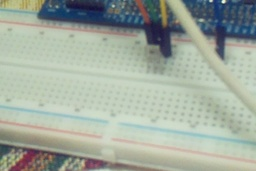
#> input picture Simulacija/Stranski model/RPI_camera_app/test.jpg, 256 x 171 px, shrunk from 600 x 400 before the run
$ python test.py
#> lines starting #> are read from the running program, lines starting #| are printed output that depends on the picture
### Simulacija/Stranski model/RPI_camera_app/compression.py
from scipy.fftpack import dct
import cv2
import numpy as np


def diagonalno_branje(matrika):
    vrstice, stolpci = matrika.shape
    rezultat = []
    for diag_indeks in range(vrstice + stolpci - 1):
        diagonala = []
        i_zacetek = max(0, diag_indeks - stolpci + 1)
        i_konec = min(vrstice, diag_indeks + 1)
        for i in range(i_zacetek, i_konec):
            j = diag_indeks - i
            diagonala.append(matrika[i][j])
        if diag_indeks % 2 == 0:
            diagonala.reverse()
        rezultat.extend(diagonala)
    return np.array(rezultat)


class BitWriter:
    """
    Incremental bit packer:
    - avoids building giant strings
    - writes bits into a bytearray with a shifting buffer
    """

    def __init__(self):
        self.out = bytearray()
        self.buf = 0
        self.nbits = 0

    def write_bits(self, value: int, n: int) -> None:
        """Write lowest n bits of value to stream (MSB-first in the stream)."""
        if n <= 0:
            return
        value &= (1 << n) - 1

        self.buf = (self.buf << n) | value
        self.nbits += n

        while self.nbits >= 8:
            shift = self.nbits - 8
            byte = (self.buf >> shift) & 0xFF
            self.out.append(byte)

            self.nbits -= 8
            if self.nbits > 0:
                self.buf &= (1 << self.nbits) - 1
            else:
                self.buf = 0

    def write_signed_twos_complement(self, value: int, n: int) -> None:
        """Write signed int in two's complement on n bits."""
        if value < 0:
            value = (1 << n) + value
        self.write_bits(value, n)

    # [5 lines left out: function finish, not called in this run]


def kodiraj_ac_koeficiente_v_pisatelj(cikcak_vektor, pisatelj: BitWriter) -> None:
    """
    Writes AC coefficients using the SAME format as your original string encoder:

    Case A (non-zero, no preceding zeros):
      '1' + len(4) + value(len)

    Case B (non-zero with preceding run of zeros):
      '0' + zeros(6) + len(4) + value(len)

    End-of-block (remaining zeros):
      '0' + zeros(6)=0
    """
    stevilo_nicel = 0

    for ac_vrednost_raw in cikcak_vektor:
        ac_vrednost = int(ac_vrednost_raw)

        if ac_vrednost == 0:
            stevilo_nicel += 1
            continue

        ac_dolzina = abs(ac_vrednost).bit_length()  # number of bits for magnitude

        if stevilo_nicel > 0:
            # 0 + zeros(6) + len(4) + value(len)
            pisatelj.write_bits(0, 1)
            pisatelj.write_bits(stevilo_nicel, 6)
            pisatelj.write_bits(ac_dolzina, 4)
            pisatelj.write_signed_twos_complement(ac_vrednost, ac_dolzina)
            stevilo_nicel = 0
        else:
            # 1 + len(4) + value(len)
            pisatelj.write_bits(1, 1)
            pisatelj.write_bits(ac_dolzina, 4)
            pisatelj.write_signed_twos_complement(ac_vrednost, ac_dolzina)

    # End-of-block marker if there are trailing zeros
    if stevilo_nicel > 0:
        pisatelj.write_bits(0, 1)
        pisatelj.write_bits(0, 6)


def stisni_sliko_bytes(slika_bgr: np.ndarray, faktor_stiskanja: int) -> bytes:
    """
    Input:  BGR numpy image (uint8)
    Output: compressed bytes
    """
    slika = cv2.cvtColor(slika_bgr, cv2.COLOR_BGR2RGB)
    slika = slika.astype(np.int16) - 128

    visina, sirina, kanali = slika.shape

    dopolnilo_v = (8 - visina % 8) % 8
    dopolnilo_s = (8 - sirina % 8) % 8
    slika_dopolnjena = np.pad(
        slika,
        ((0, dopolnilo_v), (0, dopolnilo_s), (0, 0)),
        mode='constant',
        constant_values=0
    )

    v_dopolnjena, s_dopolnjena, _ = slika_dopolnjena.shape

    pisatelj = BitWriter()
    pisatelj.write_bits(sirina, 16)
    pisatelj.write_bits(visina, 16)

    for ch in range(kanali):
        for i in range(0, v_dopolnjena, 8):
            for j in range(0, s_dopolnjena, 8):
                blok = slika_dopolnjena[i:i + 8, j:j + 8, ch]

                blok_f = blok.astype(np.float32)
                dct_blok = cv2.dct(blok_f)
                dct_blok = np.round(dct_blok).astype(np.int16)

                cikcak = diagonalno_branje(dct_blok)

                if 0 < faktor_stiskanja < 64:
                    cikcak[-faktor_stiskanja:] = 0

                pisatelj.write_signed_twos_complement(int(cikcak[0]), 12)
                kodiraj_ac_koeficiente_v_pisatelj(cikcak[1:], pisatelj)

    return pisatelj.finish()

### Simulacija/Stranski model/RPI_camera_app/test.py
import time
import cv2
import numpy as np

from compression import stisni_sliko_bytes
from decompression import razsiri_sliko_bytes


IMAGE_PATH = "test.jpg"
FAKTOR_STISKANJA = 10
ITERATIONS = 3


def ts():
    """Readable timestamp"""
    return time.perf_counter()


def main():
    img = cv2.imread(IMAGE_PATH)
#> img is the input picture: shape (171, 256, 3); mean B, G, R 158.8, 170.5, 160.8
    if img is None:
        raise RuntimeError("Could not load image")

    h, w, _ = img.shape
#> h = 171; w = 256
    print(f"Loaded image: {w}x{h}\n")
#| Loaded image: 256x171

    # warm-up
    print("Warm-up run...")
    t0 = ts()
    data = stisni_sliko_bytes(img, FAKTOR_STISKANJA)
#> in stisni_sliko_bytes, `slika_dopolnjena = np.pad( slika, ((0, dopolnilo_v), (0, dopolnilo_s),..`:
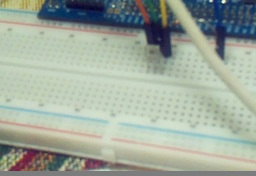
#> slika_dopolnjena: shape (176, 256, 3) int16; mean R, G, B 31.9, 41.3, 29.9; drawn with min black and max white
    t1 = ts()
    out = razsiri_sliko_bytes(data)
    t2 = ts()
    print(f"  Warm-up compression: {(t1 - t0)*1000:.2f} ms")
    print(f"  Warm-up decompression: {(t2 - t1)*1000:.2f} ms\n")

    comp_times = []
    decomp_times = []

    for i in range(ITERATIONS):
        print(f"Iteration {i+1}/{ITERATIONS}")

        t_start = ts()
        print(f"  Compression start: {t_start:.6f}")

        data = stisni_sliko_bytes(img, FAKTOR_STISKANJA)

        t_comp_end = ts()
        print(f"  Compression end:   {t_comp_end:.6f}")
        print(f"  Compression time:  {(t_comp_end - t_start)*1000:.2f} ms")

        t_decomp_start = ts()
        print(f"  Decompression start: {t_decomp_start:.6f}")

        out = razsiri_sliko_bytes(data)

        t_decomp_end = ts()
        print(f"  Decompression end:   {t_decomp_end:.6f}")
        print(f"  Decompression time:  {(t_decomp_end - t_decomp_start)*1000:.2f} ms\n")

        comp_times.append(t_comp_end - t_start)
        decomp_times.append(t_decomp_end - t_decomp_start)

    print("--- Summary ---")
    print(f"Compressed size: {len(data)} bytes")
    print(f"Compression avg: {np.mean(comp_times)*1000:.2f} ms")
    print(f"Decompression avg: {np.mean(decomp_times)*1000:.2f} ms")
    print(f"Total avg: {(np.mean(comp_times)+np.mean(decomp_times))*1000:.2f} ms")

    combined = np.hstack([img, out])
    cv2.imshow("Original (left) | Reconstructed (right)", combined)
    cv2.waitKey(0)
    cv2.destroyAllWindows()


if __name__ == "__main__":
#> (the run stopped early here; a loop or call above may not have finished)
